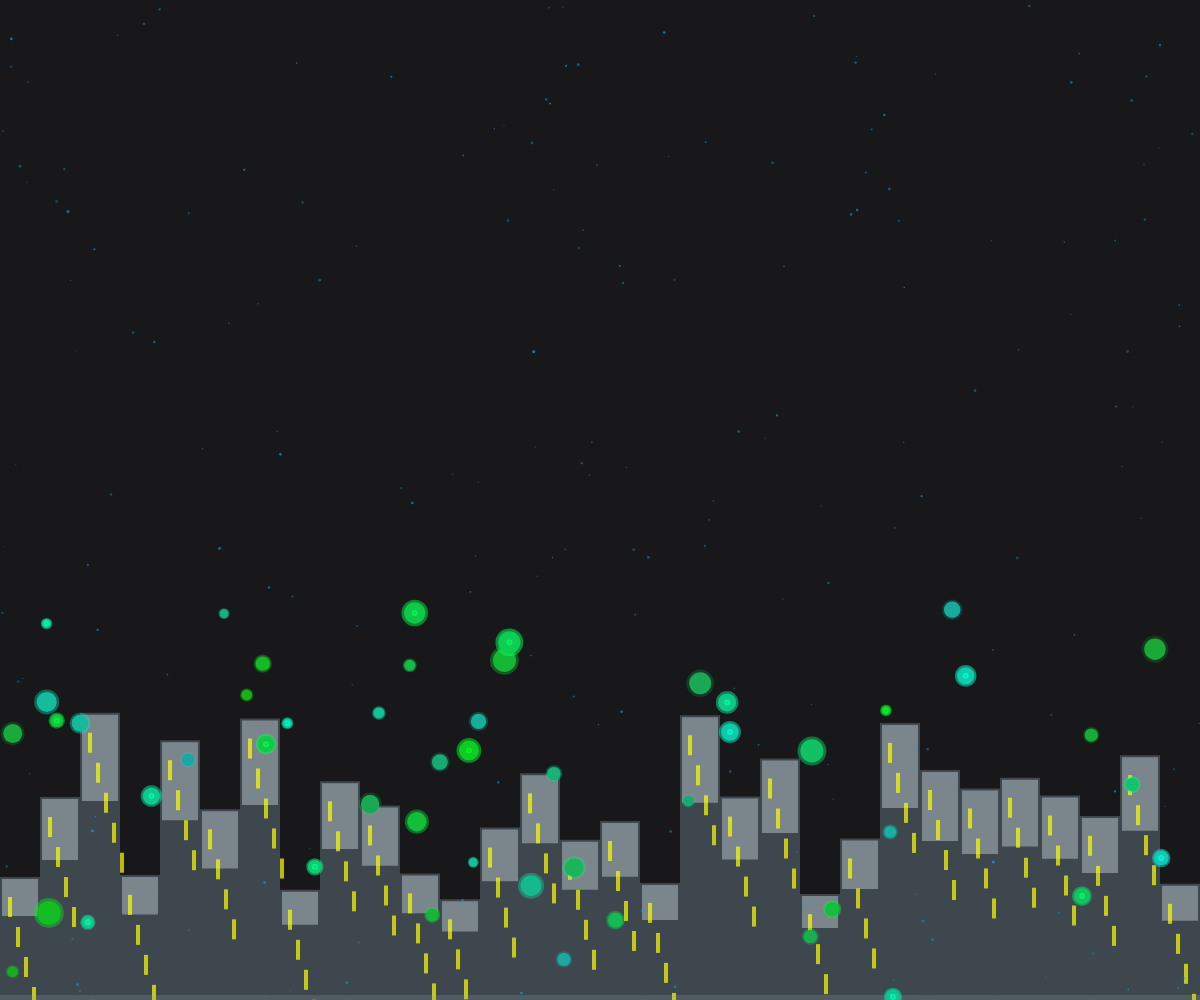
Frame 1 (no input)
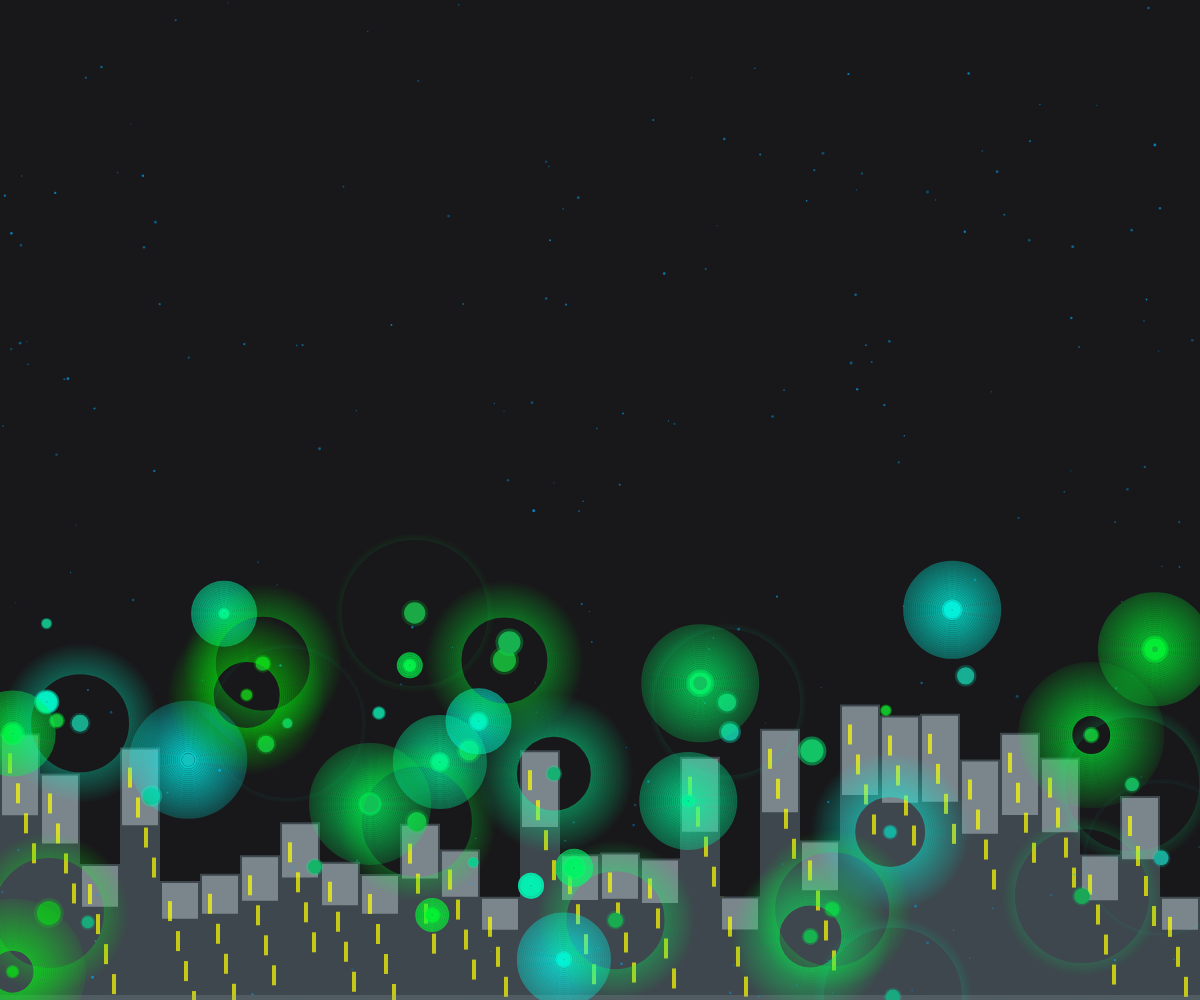
Frame 60 (no input)
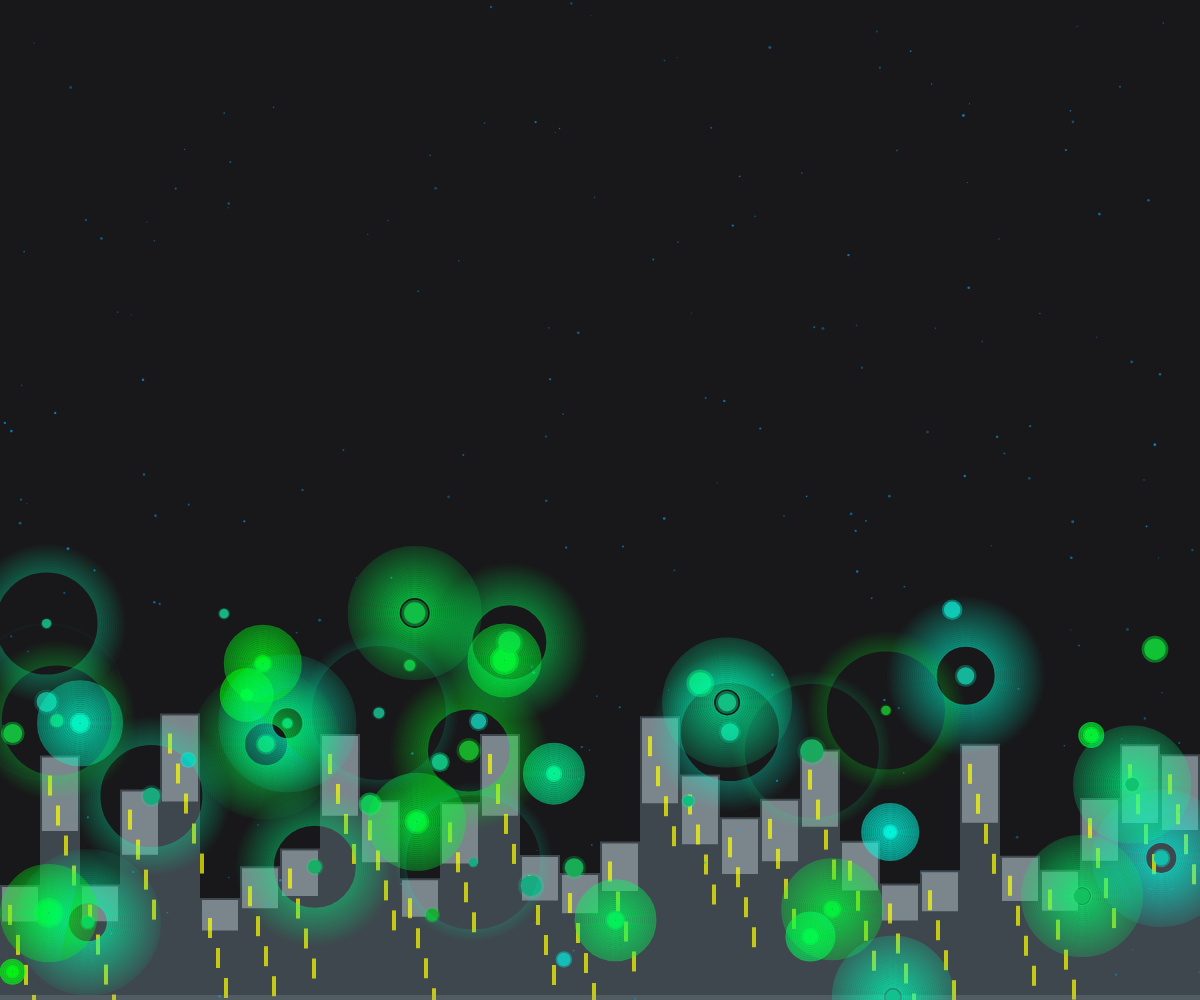
Frame 120 (the mouse pressed at the canvas centre since frame 60)

The p5.js sketch that drew these frames (run headless with seeded random() and noise() and a simulated clock; from frame 60 on, the mouse is pressed at the canvas centre):

// p5.js sketch
// ── sketch.js
let time = 0;
let raindrops = [];
let plants = [];

function setup() {
  createCanvas(windowWidth, windowHeight);
  colorMode(HSB, 360, 100, 100, 1);
  
  // Create raindrops
  for (let i = 0; i < 200; i++) {
    raindrops.push({
      x: random(width),
      y: random(height),
      size: random(1, 3),
      speed: random(2, 5),
      opacity: random(0.3, 0.7)
    });
  }
  
  // Create bioluminescent plants
  for (let i = 0; i < 50; i++) {
    plants.push({
      x: random(width),
      y: random(height * 0.6, height),
      size: random(10, 30),
      pulse: random(TWO_PI),
      hue: random(120, 180) // Blue-green hues
    });
  }
}

function draw() {
  time += 0.01;
  
  // Create atmospheric color based on time of day
  let sunAngle = (time % TWO_PI);
  let sunX = map(cos(sunAngle), -1, 1, 0, width);
  let sunY = map(sin(sunAngle), -1, 1, height * 0.3, height * 0.7);
  
  // Background with atmospheric gradient
  background(240, 5, 10); // Dark blue-gray
  
  // Draw reflective cityscape
  drawCityscape();
  
  // Draw raindrops
  drawRaindrops();
  
  // Draw bioluminescent plants
  drawPlants();
  
  // Update and draw ripples
  updateRipples();
}

function drawCityscape() {
  // Draw buildings with wet, reflective surfaces
  for (let i = 0; i < 30; i++) {
    let x = map(i, 0, 30, 0, width);
    let heightBuilding = random(100, 300);
    
    // Building base (wet stone)
    fill(200, 20, 30);
    noStroke();
    rect(x, height - heightBuilding, 40, heightBuilding);
    
    // Wet reflective surface
    fill(200, 10, 80, 0.5);
    rect(x + 2, height - heightBuilding + 2, 36, heightBuilding * 0.3);
    
    // Windows (reflective)
    fill(60, 100, 100, 0.7);
    for (let j = 0; j < 5; j++) {
      rect(x + 8 + j * 8, height - heightBuilding + 20 + j * 30, 4, 20);
    }
    
    // Reflection on the ground
    fill(200, 10, 70, 0.2);
    rect(x, height - 5, 40, 5);
  }
}

function drawRaindrops() {
  for (let drop of raindrops) {
    // Move raindrop
    drop.y += drop.speed;
    if (drop.y > height) {
      drop.y = random(-20, 0);
      drop.x = random(width);
    }
    
    // Draw raindrop with glow effect
    noStroke();
    fill(200, 100, 100, drop.opacity);
    ellipse(drop.x, drop.y, drop.size);
    
    // Draw reflection on ground
    if (drop.y > height * 0.8) {
      fill(200, 50, 80, drop.opacity * 0.3);
      ellipse(drop.x, height, drop.size * 0.5);
    }
  }
}

function drawPlants() {
  for (let plant of plants) {
    // Pulsing bioluminescence
    let pulse = sin(plant.pulse + time * 2) * 0.5 + 0.5;
    let glow = map(pulse, 0, 1, 0.3, 1);
    
    // Draw plant base
    fill(plant.hue, 80, 60);
    noStroke();
    ellipse(plant.x, plant.y, plant.size * 0.8);
    
    // Draw glow effect
    fill(plant.hue, 100, 100, glow * 0.5);
    ellipse(plant.x, plant.y, plant.size);
    
    // Update pulse
    plant.pulse += 0.05;
    
    // Draw light ripples
    if (pulse > 0.8) {
      createRipple(plant.x, plant.y, plant.hue);
    }
  }
}

let ripples = [];

function createRipple(x, y, hue) {
  ripples.push({
    x: x,
    y: y,
    radius: 0,
    maxRadius: random(50, 100),
    alpha: 0.8,
    hue: hue
  });
}

function updateRipples() {
  for (let i = ripples.length - 1; i >= 0; i--) {
    let ripple = ripples[i];
    ripple.radius += 2;
    ripple.alpha -= 0.02;
    
    if (ripple.alpha <= 0) {
      ripples.splice(i, 1);
      continue;
    }
    
    // Draw ripple with radial gradient
    noFill();
    stroke(ripple.hue, 100, 100, ripple.alpha);
    strokeWeight(2);
    ellipse(ripple.x, ripple.y, ripple.radius * 2);
  }
}

function drawRaindrops() {
  for (let drop of raindrops) {
    // Move raindrop
    drop.y += drop.speed;
    if (drop.y > height) {
      drop.y = random(-20, 0);
      drop.x = random(width);
    }
    
    // Draw raindrop with glow effect
    noStroke();
    fill(200, 100, 100, drop.opacity);
    ellipse(drop.x, drop.y, drop.size);
    
    // Draw reflection on ground
    if (drop.y > height * 0.8) {
      fill(200, 50, 80, drop.opacity * 0.3);
      ellipse(drop.x, height, drop.size * 0.5);
    }
  }
}

function windowResized() {
  resizeCanvas(windowWidth, windowHeight);
}
